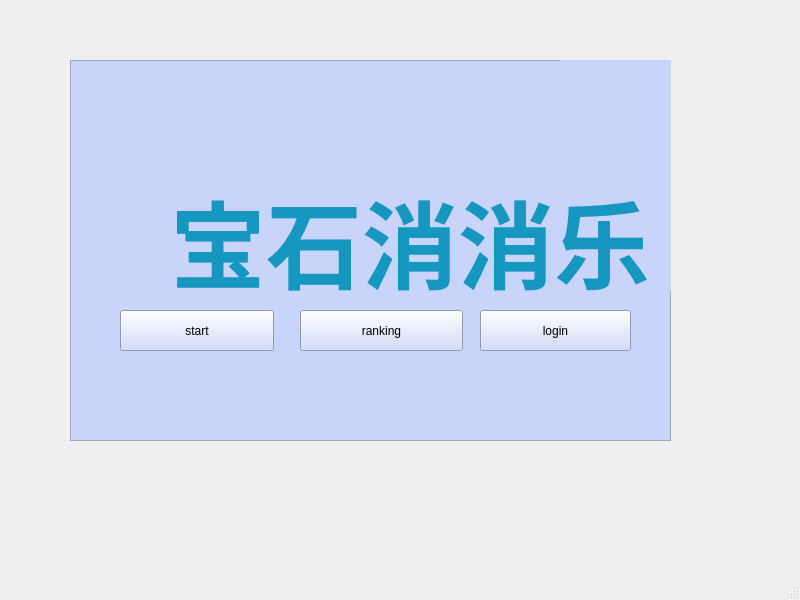
<?xml version="1.0" encoding="UTF-8"?>
<ui version="4.0">
 <class>MainWindow</class>
 <widget class="QMainWindow" name="MainWindow">
  <property name="geometry">
   <rect>
    <x>0</x>
    <y>0</y>
    <width>800</width>
    <height>600</height>
   </rect>
  </property>
  <property name="windowTitle">
   <string>MainWindow</string>
  </property>
  <widget class="QWidget" name="centralwidget">
   <widget class="QFrame" name="frame">
    <property name="geometry">
     <rect>
      <x>70</x>
      <y>60</y>
      <width>601</width>
      <height>381</height>
     </rect>
    </property>
    <property name="styleSheet">
     <string notr="true">background-color: rgb(201, 212, 250);
</string>
    </property>
    <property name="frameShape">
     <enum>QFrame::Shape::StyledPanel</enum>
    </property>
    <property name="frameShadow">
     <enum>QFrame::Shadow::Raised</enum>
    </property>
    <widget class="QLabel" name="label">
     <property name="geometry">
      <rect>
       <x>100</x>
       <y>110</y>
       <width>541</width>
       <height>121</height>
      </rect>
     </property>
     <property name="font">
      <font>
       <family>华文宋体</family>
       <pointsize>12</pointsize>
      </font>
     </property>
     <property name="styleSheet">
      <string notr="true">color: rgb(255, 255, 255);</string>
     </property>
     <property name="text">
      <string>&lt;html&gt;&lt;head/&gt;&lt;body&gt;&lt;p&gt;&lt;span style=&quot; font-size:72pt; font-weight:700; color:#1597bf;&quot;&gt;宝石消消乐&lt;/span&gt;&lt;/p&gt;&lt;/body&gt;&lt;/html&gt;</string>
     </property>
    </widget>
    <widget class="QLabel" name="label_2">
     <property name="geometry">
      <rect>
       <x>490</x>
       <y>-10</y>
       <width>121</width>
       <height>131</height>
      </rect>
     </property>
     <property name="styleSheet">
      <string notr="true">image: url(:/new/prefix1/loopy2.jpg);</string>
     </property>
     <property name="text">
      <string/>
     </property>
    </widget>
    <widget class="QPushButton" name="pushButton">
     <property name="geometry">
      <rect>
       <x>50</x>
       <y>250</y>
       <width>154</width>
       <height>41</height>
      </rect>
     </property>
     <property name="minimumSize">
      <size>
       <width>154</width>
       <height>18</height>
      </size>
     </property>
     <property name="text">
      <string>start</string>
     </property>
    </widget>
    <widget class="QPushButton" name="pushButton_3">
     <property name="geometry">
      <rect>
       <x>230</x>
       <y>250</y>
       <width>163</width>
       <height>41</height>
      </rect>
     </property>
     <property name="text">
      <string>ranking</string>
     </property>
    </widget>
    <widget class="QPushButton" name="pushButton_2">
     <property name="geometry">
      <rect>
       <x>410</x>
       <y>250</y>
       <width>151</width>
       <height>41</height>
      </rect>
     </property>
     <property name="text">
      <string>login</string>
     </property>
    </widget>
    <zorder>label_2</zorder>
    <zorder>label</zorder>
    <zorder>pushButton</zorder>
    <zorder>pushButton_3</zorder>
    <zorder>pushButton_2</zorder>
   </widget>
  </widget>
  <widget class="QMenuBar" name="menubar">
   <property name="geometry">
    <rect>
     <x>0</x>
     <y>0</y>
     <width>800</width>
     <height>18</height>
    </rect>
   </property>
  </widget>
  <widget class="QStatusBar" name="statusbar"/>
 </widget>
 <resources/>
 <connections/>
</ui>
